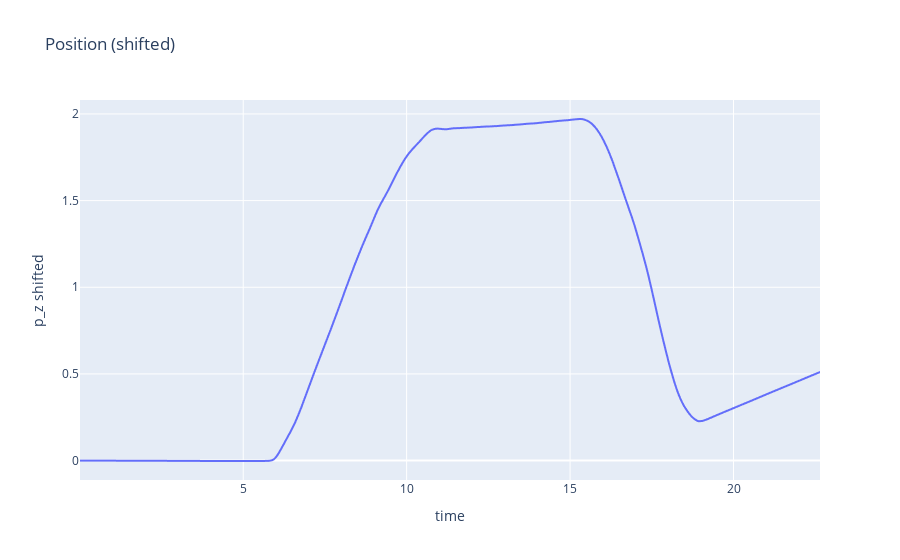

The cell this chart's notebook holds for it:
### Markdown cell above
### Plot Position, Estimate Height ###
Observe that some baseline shifting might be occurring. Effect on estimated height?

### Code cell
# plot the velocity data, observe reduction in linear skew
px.line(df,x='time',y='p_z shifted', title="Position (shifted)").show()

### Figure 1 — Plotly figure (JSON) as saved in the notebook; plotly's stock layout.template omitted (floating-point values rounded to 4 significant figures; data arrays with more than 128 entries replaced by an {"elided": "..."} marker saying what was removed)
{"data": [{"hovertemplate": "time=%{x}<br>p_z shifted=%{y}<extra></extra>", "legendgroup": "", "line": {"color": "#636efa", "dash": "solid"}, "marker": {"symbol": "circle"}, "mode": "lines", "name": "", "showlegend": false, "type": "scattergl", "x": {"elided": "1351 float values"}, "xaxis": "x", "y": {"elided": "1351 float values"}, "yaxis": "y"}], "layout": {"autosize": true, "legend": {"tracegroupgap": 0}, "title": {"text": "Position (shifted)"}, "xaxis": {"anchor": "y", "autorange": true, "domain": [0, 1], "range": [0.006494, 22.65], "title": {"text": "time"}, "type": "linear"}, "yaxis": {"anchor": "x", "autorange": true, "domain": [0, 1], "range": [-0.1121, 2.081], "title": {"text": "p_z shifted"}, "type": "linear"}}}
